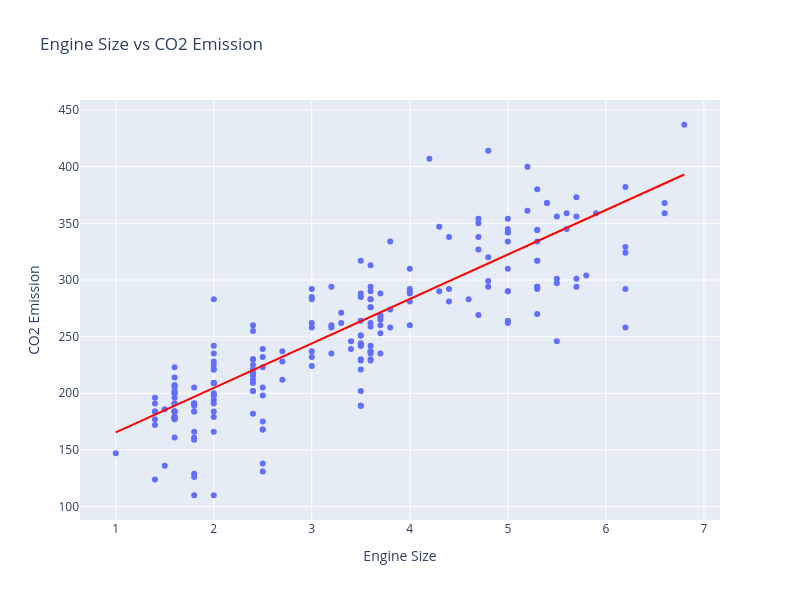

Source (notebook cell):
### Code cell
# Plot the regression line

import plotly.express as px

fig = px.scatter(x=X_test['ENGINESIZE'], y=y_test['CO2EMISSIONS'], title='Engine Size vs CO2 Emission',
                  labels={'x':'Engine Size', 'y':'CO2 Emission'}, width=800, height=600)
fig.add_traces(px.line(x=X_test['ENGINESIZE'], y=y_pred.flatten(), color_discrete_sequence=['red']).data)
fig.show()

### Figure 1 — Plotly figure (JSON) as saved in the notebook; plotly's stock layout.template omitted (floating-point values rounded to 4 significant figures; data arrays with more than 128 entries replaced by an {"elided": "..."} marker saying what was removed)
{"data": [{"hovertemplate": "Engine Size=%{x}<br>CO2 Emission=%{y}<extra></extra>", "legendgroup": "", "marker": {"color": "#636efa", "symbol": "circle"}, "mode": "markers", "name": "", "orientation": "v", "showlegend": false, "type": "scatter", "x": {"elided": "214 float values"}, "xaxis": "x", "y": {"elided": "214 int values"}, "yaxis": "y"}, {"hovertemplate": "x=%{x}<br>y=%{y}<extra></extra>", "legendgroup": "", "line": {"color": "red", "dash": "solid"}, "marker": {"symbol": "circle"}, "mode": "lines", "name": "", "orientation": "v", "showlegend": false, "type": "scatter", "x": {"elided": "214 float values"}, "xaxis": "x", "y": {"elided": "214 float values"}, "yaxis": "y"}], "layout": {"height": 600, "legend": {"tracegroupgap": 0}, "title": {"text": "Engine Size vs CO2 Emission"}, "width": 800, "xaxis": {"anchor": "y", "domain": [0, 1], "title": {"text": "Engine Size"}}, "yaxis": {"anchor": "x", "domain": [0, 1], "title": {"text": "CO2 Emission"}}}}
